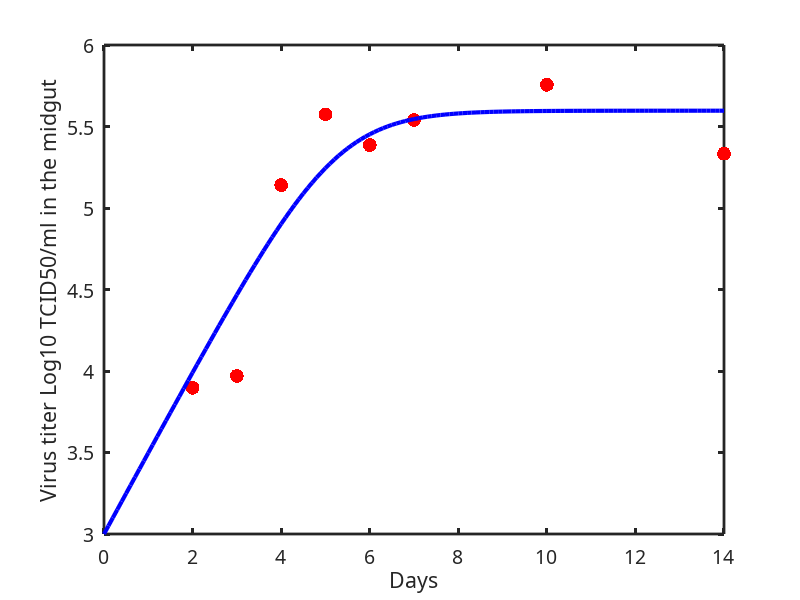
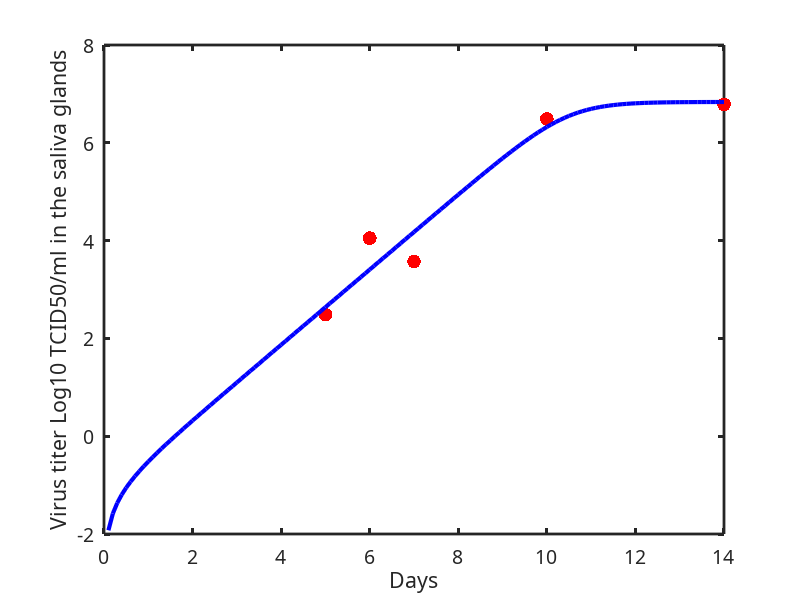
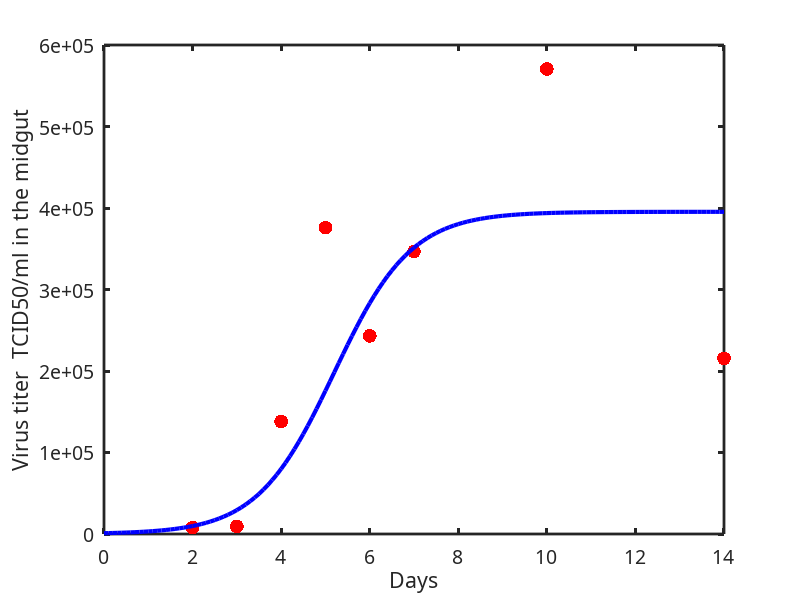
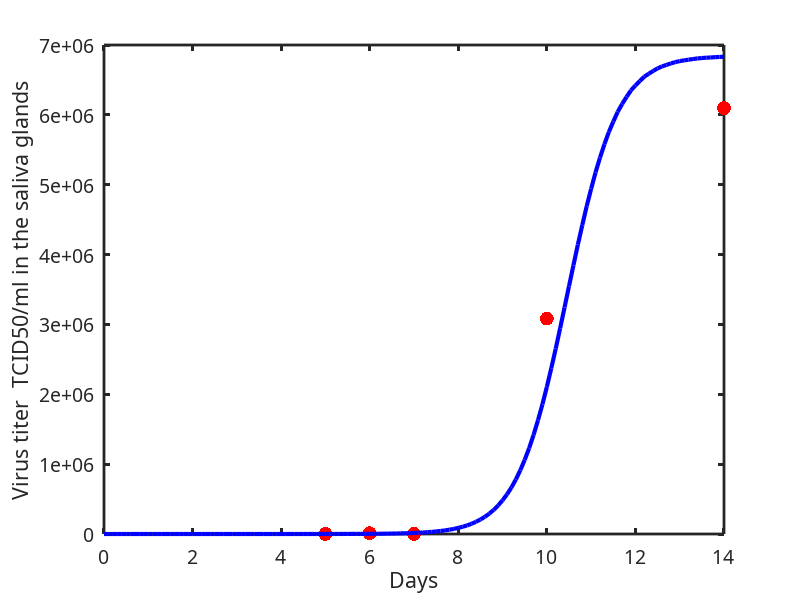

Write MATLAB code to recreate these figures, in order.
function k= Fitting_Zika_Within_Vector_Model

clear all
close all
clc
format long


days_v = [2,3,4,5,6,7,10,14];

midgutViral = [3.89665, 3.97, 5.14, 5.574977, 5.38589, 5.5399, 5.756262, 5.33324];
days_n = [5, 6, 7, 10, 14];

salivaViral = [2.487, 4.0495, 3.5727, 6.4888, 6.785];
     
tforward = (0:0.1:14);

tmeasure_v = [21,31,41,51,61,71,101,141];
tmeasure_n = [51,61,71,101,141];
     


ic = [1000 0.0]; 




function dy = model_Zika(t,y,k)

 dy = zeros(2,1); 

 % Model 1
 dy(1) = k(1)*y(1)*(1-y(1)/k(2))-k(3)*y(1); % virus in the midgut
 dy(2) = k(3)*y(1)*y(1)/(k(4) + y(1)*y(1))+ k(5)*y(2)*(1-y(2)/k(6)); %virus in the salivary gland

 
end


function error_in_data = err_in_data(k)


 [t,y] = ode23s(@(t,y)(model_Zika(t,y,k)),tforward,ic);%,...;
                  %odeset('RelTol',10^(-2),'AbsTol',10^(-2),'NormControl','off'));

  VM = log10(y(tmeasure_v(:),1)');
 % VH = y(tmeasure_v(:),2)'; 
  VS = log10(y(tmeasure_n(:),2)');
  
 error_in_data = sum((VM - midgutViral).^2) +  sum((VS - salivaViral).^2);
 

end


  

%  k =    1.0e+06 *[0.000001150607772   0.395179196949023   0.000000000076623...
%                   0.000001425417144    0.000001763870021    6.846296490949689];
              
 %results in 
%  k = 1.0e+06 *[0.000001258872224   0.432705216819770   0.000000108754431...   
%                0.002954458426231   0.000001769318844   6.838637317291384];
%            
%  
%  k = 1.0e+06 *[0.000001260828899   0.433377378612009   0.000000110712308...
%                0.019541590122065   0.000001767541515   6.843581891443305];
%            
%  k = 1.0e+06 *[0.000001260830998   0.433380458505429   0.000000110714319...
%                0.019533227991548   0.000001767537909   6.843605178932394];
           
%  k = 1.0e+06 *[0.000001260830433   0.433380850773171   0.000000110713399...
%                0.019529867237489   0.000001767538722   6.843610335784404];
 %results in           
 k = [1.26082924880034,433378.838892983,0.110713342233325,...
     19534.2728313170,1.76753893630032,6843584.00734574];          
 lb = [0 0 0  0.01 0 0];
                  
 % %for i=1:5
 %     i
 %[k,~] = fminsearchbnd(@err_in_data,k,lb,[],optimset('Display','iter','MaxIter',10000,'MaxFunEvals',10000));

 disp(k);
%  end
 [T,Y] = ode23s(@(t,y)(model_Zika(t,y,k)),tforward,ic);
 
 
 
 figure(1)% = figure('position', [0, 0, 1200, 1400]);
 
 plot(days_v,midgutViral,'Marker','.','Color',[1 0 0],...
                'MarkerSize',30,'LineStyle','none')
             hold on 
 plot(tforward, (log10(Y(:,1))), '-b','LineWidth',3)
%axis([0 80 0 10^6])
xlabel('Days','FontSize',14,'FontName','Sans-serif' );
%title ({'Free Virus in the pregnant monkey 827577','ZIKV infected at the 1st Trimester'},'FontWeight','normal')
%set(gca,'YTick',[0,10^0,10^1,10^2,10^3,10^4,10^5,10^6],'YTickLabel',...
 %  {'0','10^0','10^1','10^2','10^3','10^4','10^5','10^6'},'yscale','log','LineWidth',2,'FontSize',14,'FontName','Sans-serif');
ylabel('Virus titer Log10 TCID50/ml in the midgut','FontSize',14,'FontName','Sans-serif')
set(gca,'LineWidth',2,'FontSize',14,'FontName','Sans-serif');
 hold off
 
 
 figure(2)% = figure('position', [0, 0, 1200, 1400])
 
 plot(days_n,salivaViral,'Marker','.','Color',[1 0 0],...
                'MarkerSize',30,'LineStyle','none')
             hold on 
 plot(tforward, (log10(Y(:,2))), '-b','LineWidth',3)
  ylabel('Virus titer Log10 TCID50/ml in the saliva glands','FontSize',14,'FontName','Sans-serif');
xlabel('Days','FontSize',14,'FontName','Sans-serif' );
set(gca,'LineWidth',2,'FontSize',14,'FontName','Sans-serif');
 hold off 
 
 figure(3)
 plot(days_v,10.^midgutViral,'Marker','.','Color',[1 0 0],...
                'MarkerSize',30,'LineStyle','none')
             hold on
 plot(tforward, Y(:,1), '-b','LineWidth',3)
%axis([0 80 0 10^6])
xlabel('Days','FontSize',14,'FontName','Sans-serif' );
%title ({'Free Virus in the pregnant monkey 827577','ZIKV infected at the 1st Trimester'},'FontWeight','normal')
%set(gca,'YTick',[0,10^0,10^1,10^2,10^3,10^4,10^5,10^6],'YTickLabel',...
 %  {'0','10^0','10^1','10^2','10^3','10^4','10^5','10^6'},'yscale','log','LineWidth',2,'FontSize',14,'FontName','Sans-serif');
ylabel('Virus titer  TCID50/ml in the midgut','FontSize',14,'FontName','Sans-serif')
set(gca,'LineWidth',2,'FontSize',14,'FontName','Sans-serif');
  
 figure(4)
  plot(days_n,10.^salivaViral,'Marker','.','Color',[1 0 0],...
                'MarkerSize',30,'LineStyle','none')
             hold on 
 plot(tforward, Y(:,2), '-b','LineWidth',3)
%axis([0 80 0 10^6])
xlabel('Days','FontSize',14,'FontName','Sans-serif' );
%title ({'Free Virus in the pregnant monkey 827577','ZIKV infected at the 1st Trimester'},'FontWeight','normal')
%set(gca,'YTick',[0,10^0,10^1,10^2,10^3,10^4,10^5,10^6],'YTickLabel',...
 %  {'0','10^0','10^1','10^2','10^3','10^4','10^5','10^6'},'yscale','log','LineWidth',2,'FontSize',14,'FontName','Sans-serif');
ylabel('Virus titer  TCID50/ml in the saliva glands','FontSize',14,'FontName','Sans-serif')
set(gca,'LineWidth',2,'FontSize',14,'FontName','Sans-serif');
  
  
end